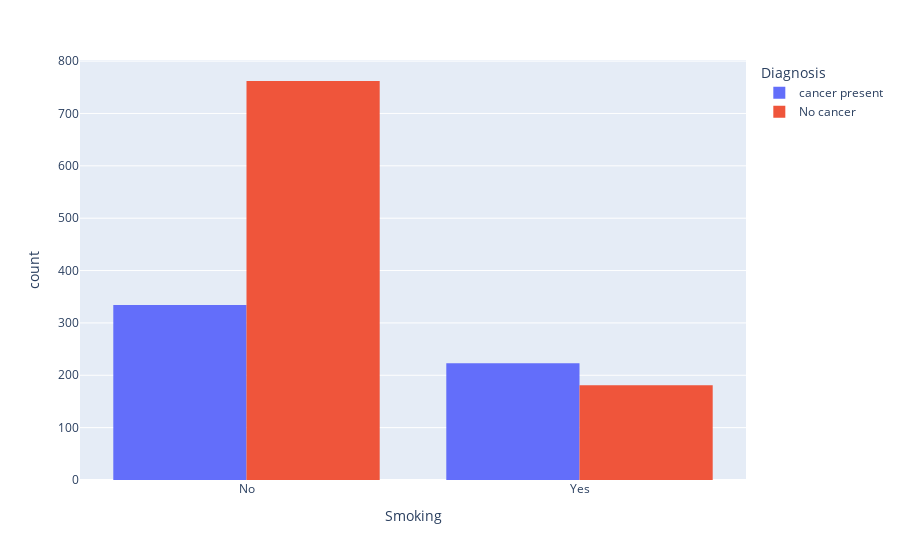

Notebook cell for this chart:
### Markdown cell above
From the plot above, it can be noted that people with high genetic risk are prone to cancer even if they dont take alcohol or are physically fit.
People with low genetic risk have a smaller chance of getting cancer

### Code cell
#smoking impact
data2['Smoking']=data2['Smoking'].map({0: 'No', 1:'Yes'})
fig=px.histogram(data2, x='Smoking', color='Diagnosis', barmode='group')
fig.show()
fig.write_html("images/smoking_diagnosis.html")
imgkit.from_file("images/smoking_diagnosis.html", "images/smoking_diagnosis.png")

### Figure 1 — Plotly figure (JSON) as saved in the notebook; plotly's stock layout.template omitted (floating-point values rounded to 4 significant figures; data arrays with more than 128 entries replaced by an {"elided": "..."} marker saying what was removed)
{"data": [{"alignmentgroup": "True", "bingroup": "x", "hovertemplate": "Diagnosis=cancer present<br>Smoking=%{x}<br>count=%{y}<extra></extra>", "legendgroup": "cancer present", "marker": {"color": "#636efa", "pattern": {"shape": ""}}, "name": "cancer present", "offsetgroup": "cancer present", "orientation": "v", "showlegend": true, "type": "histogram", "x": {"elided": "557 str values"}, "xaxis": "x", "yaxis": "y"}, {"alignmentgroup": "True", "bingroup": "x", "hovertemplate": "Diagnosis=No cancer<br>Smoking=%{x}<br>count=%{y}<extra></extra>", "legendgroup": "No cancer", "marker": {"color": "#EF553B", "pattern": {"shape": ""}}, "name": "No cancer", "offsetgroup": "No cancer", "orientation": "v", "showlegend": true, "type": "histogram", "x": {"elided": "943 str values"}, "xaxis": "x", "yaxis": "y"}], "layout": {"barmode": "group", "legend": {"title": {"text": "Diagnosis"}, "tracegroupgap": 0}, "margin": {"t": 60}, "xaxis": {"anchor": "y", "domain": [0, 1], "title": {"text": "Smoking"}}, "yaxis": {"anchor": "x", "domain": [0, 1], "title": {"text": "count"}}}}
